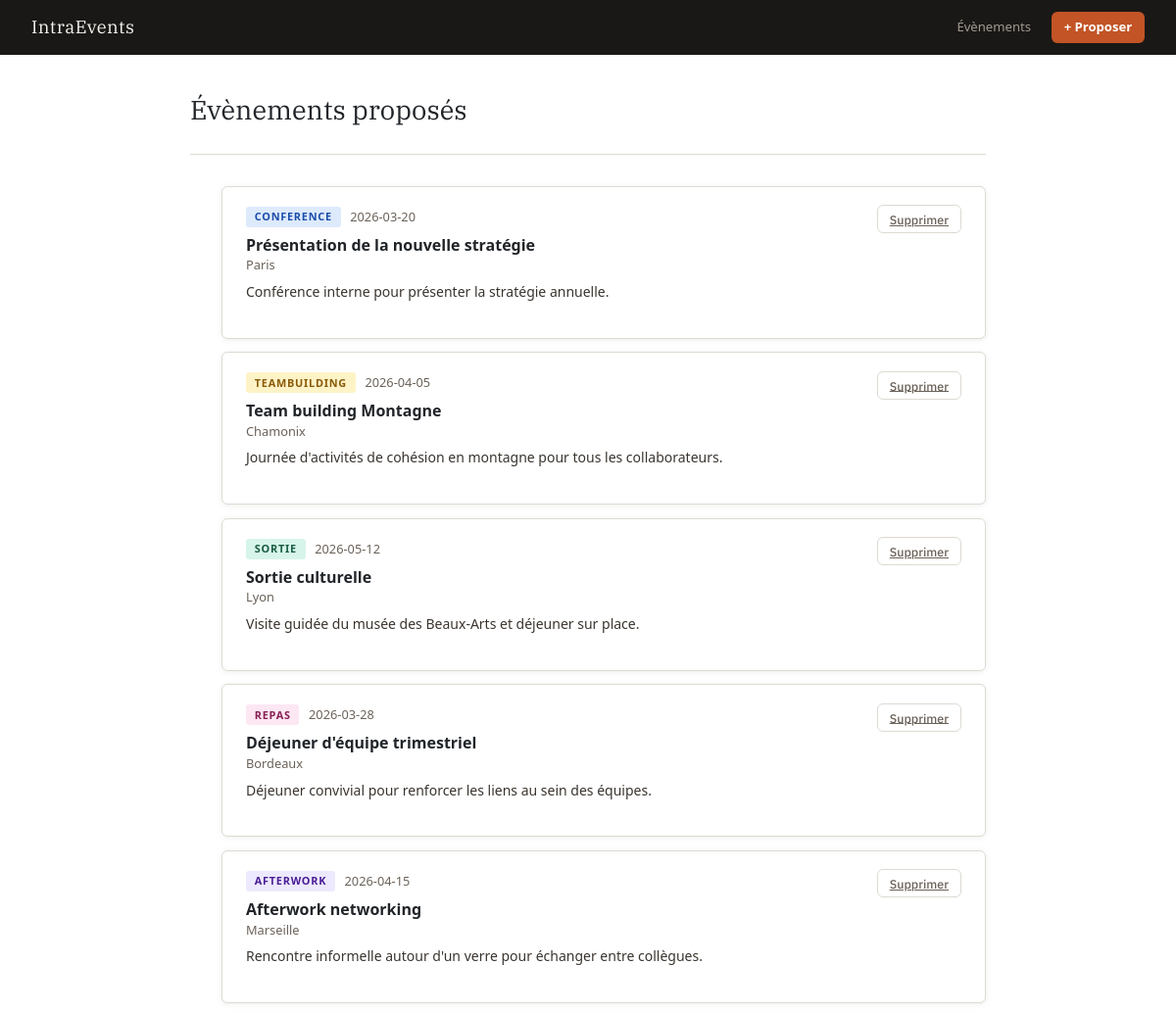
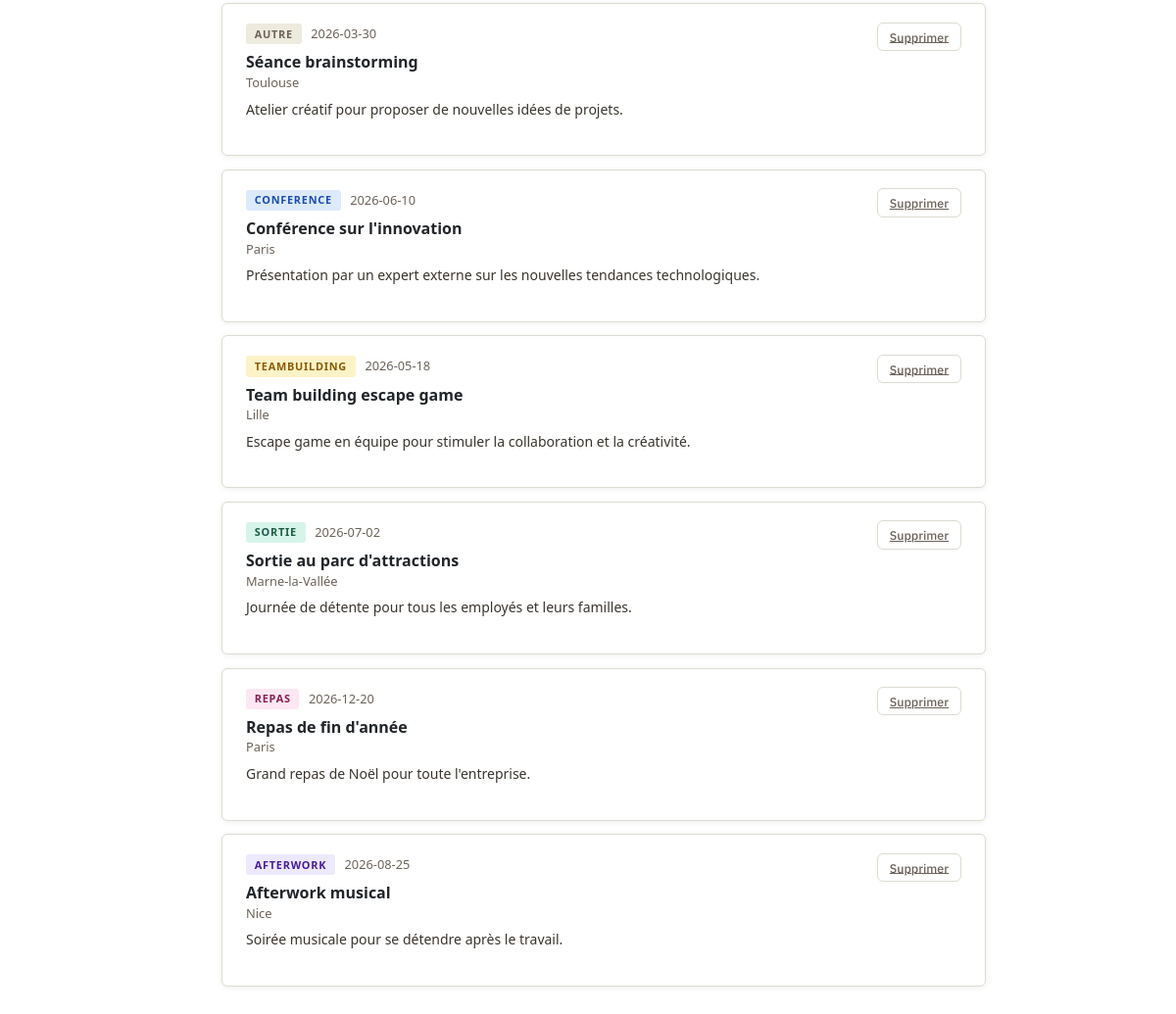
The page / on the database its author committed (2 pictures, top to bottom).
### app.py (models this page shows, shortened)
class Evenements(db.Model) :
    __tablename__ = 'evenements'
    id = db.Column(db.Integer, primary_key = True)
    titre = db.Column(db.Text, nullable = False)
    type_evenement = db.Column(db.Text, nullable = False)
    date = db.Column(db.Date, nullable = False)
    lieu = db.Column(db.Text, nullable = False)
    description = db.Column(db.Text, nullable = False)

### app.py (the view)
@app.route ("/")
def accueil():
    titrePage = "IntraEvent - Accueil"
    evenements = Evenements.query.all()
    return render_template("index.html", evenements = evenements, titrePage = titrePage)

### templates/index.html (shortened to what this page needs)
{% extends "base.html" %}
{% block content %}
<main>
  <div class="page-top">
    <h1>Évènements proposés</h1>
  </div>
  <ul class="event-list">
    {% for evenement in evenements %}
    <li class="event-card">
      <div class="card-info">
        <div class="card-meta">
          <span class="type-badge {{ evenement.type_evenement }}">{{ evenement.type_evenement }}</span>
          <span class="card-date">{{ evenement.date }}</span>
        </div>
        <h2 class="card-title">{{ evenement.titre }}</h2>
        <p class="card-place">{{ evenement.lieu }}</p>
        <p class="card-desc">{{ evenement.description }}</p>
      </div>
      <div class="card-actions">
        <a href="{{ url_for('supprimer_evenement', evenement_id = evenement.id )}}" class="btn-delete">Supprimer</a>
      </div>
    </li>
    {% endfor %}
  </ul>
</main>
{% endblock %}

### templates/base.html (shortened to what this page needs)
<!DOCTYPE html>
<html lang="fr">
<head>
    <link rel="stylesheet" href="/static/style.css"/>
    <link href="https://cdn.jsdelivr.net/npm/bootstrap@5.3.2/dist/css/bootstrap.min.css" rel="stylesheet">
</head>
<body>
    <header>
    <div class="logo">IntraEvents</div>
    <nav>
        <a href="{{ url_for('accueil') }}">Évènements</a>
        <a href="{{ url_for('ajouter_evenement') }}" class="btn-nav active">+ Proposer</a>
    </nav>
    </header>
    {% block content %}{% endblock %}
</body>
</html>

### static/style.css (style rules this page uses)
:root { --bg: #F5F3EF; --surface: #FFFFFF; --border: #DEDAD3; --ink: #1A1816; --muted: #6B6259; --accent: #C25425; --radius: 6px; --shadow: 0 1px 6px rgba(0,0,0,.07); }
*, *::before, *::after { box-sizing: border-box; margin: 0; padding: 0; }
body { font-family: 'IBM Plex Sans', sans-serif; background: var(--bg); color: var(--ink); font-size: 15px; line-height: 1.6; min-height: 100vh; }
header { background: var(--ink); height: 56px; padding: 0 2rem; display: flex; align-items: center; justify-content: space-between; position: sticky; top: 0; z-index: 10; }
.logo { font-family: 'IBM Plex Serif', serif; font-size: 1.15rem; color: #F5F3EF; letter-spacing: .02em; }
nav { display: flex; align-items: center; gap: .5rem; }
nav a { text-decoration: none; font-size: .82rem; font-weight: 500; color: #A09990; padding: .4rem .8rem; border-radius: var(--radius); transition: color .15s, background .15s; }
nav a:hover, nav a.active { color: #F5F3EF; background: rgba(255,255,255,.08); }
.btn-nav { background: var(--accent) !important; color: #fff !important; font-weight: 600 !important; }
main { max-width: 860px; margin: 0 auto; padding: 2.5rem 1.5rem 5rem; }
.page-top { display: flex; align-items: baseline; justify-content: space-between; border-bottom: 1px solid var(--border); padding-bottom: 1.25rem; margin-bottom: 2rem; }
.page-top h1 { font-family: 'IBM Plex Serif', serif; font-size: 1.7rem; font-weight: 400; }
.event-list { list-style: none; display: flex; flex-direction: column; gap: .85rem; }
.event-card { background: var(--surface); border: 1px solid var(--border); border-radius: var(--radius); padding: 1.25rem 1.5rem; display: flex; justify-content: space-between; align-items: flex-start; gap: 1.5rem; box-shadow: var(--shadow); }
.card-info { flex: 1; min-width: 0; }
.card-meta { display: flex; align-items: center; gap: .6rem; margin-bottom: .5rem; flex-wrap: wrap; }
.type-badge { font-size: .68rem; font-weight: 600; text-transform: uppercase; letter-spacing: .07em; padding: .15rem .55rem; border-radius: 3px; }
.type-badge.conference { background: #DDEAFC; color: #1A4DAA; }
.type-badge.teambuilding { background: #FEF3C7; color: #8A5A08; }
.type-badge.sortie { background: #D7F4EA; color: #1A5C43; }
.type-badge.repas { background: #FCE7F3; color: #882055; }
.type-badge.afterwork { background: #EDE9FE; color: #4A1D95; }
.type-badge.autre { background: #EDEADE; color: var(--muted); }
.card-date { font-size: .8rem; color: var(--muted); }
.card-title { font-size: 1rem; font-weight: 600; margin-bottom: .3rem; line-height: 1.35; }
.card-place { font-size: .8rem; color: var(--muted); margin-bottom: .4rem; }
.card-desc { font-size: .875rem; color: #3A342E; line-height: 1.55; }
.card-actions { flex-shrink: 0; }
.btn-delete { font-family: 'IBM Plex Sans', sans-serif; font-size: .78rem; font-weight: 500; color: var(--muted); background: none; border: 1px solid var(--border); border-radius: var(--radius); padding: .35rem .75rem; cursor: pointer; transition: background .15s, color .15s, border-color .15s; }

### rows shown on the page
Evenements: type_evenement "CONFERENCE", date "2026-03-20", titre "Présentation de la nouvelle stratégie", lieu "Paris", description "Conférence interne pour présenter la stratégie annuelle."
Evenements: type_evenement "TEAMBUILDING", date "2026-04-05", titre "Team building Montagne", lieu "Chamonix", description "Journée d'activités de cohésion en montagne pour tous les collaborateurs."
Evenements: type_evenement "SORTIE", date "2026-05-12", titre "Sortie culturelle", lieu "Lyon", description "Visite guidée du musée des Beaux-Arts et déjeuner sur place."
Evenements: type_evenement "REPAS", date "2026-03-28", titre "Déjeuner d'équipe trimestriel", lieu "Bordeaux", description "Déjeuner convivial pour renforcer les liens au sein des équipes."
Evenements: type_evenement "AFTERWORK", date "2026-04-15", titre "Afterwork networking", lieu "Marseille", description "Rencontre informelle autour d'un verre pour échanger entre collègues."
Evenements: type_evenement "AUTRE", date "2026-03-30", titre "Séance brainstorming", lieu "Toulouse", description "Atelier créatif pour proposer de nouvelles idées de projets."
Evenements: type_evenement "CONFERENCE", date "2026-06-10", titre "Conférence sur l'innovation", lieu "Paris", description "Présentation par un expert externe sur les nouvelles tendances technologiques."
Evenements: type_evenement "TEAMBUILDING", date "2026-05-18", titre "Team building escape game", lieu "Lille", description "Escape game en équipe pour stimuler la collaboration et la créativité."
Evenements: type_evenement "SORTIE", date "2026-07-02", titre "Sortie au parc d'attractions", lieu "Marne-la-Vallée", description "Journée de détente pour tous les employés et leurs familles."
Evenements: type_evenement "REPAS", date "2026-12-20", titre "Repas de fin d'année", lieu "Paris", description "Grand repas de Noël pour toute l'entreprise."
Evenements: type_evenement "AFTERWORK", date "2026-08-25", titre "Afterwork musical", lieu "Nice", description "Soirée musicale pour se détendre après le travail."
